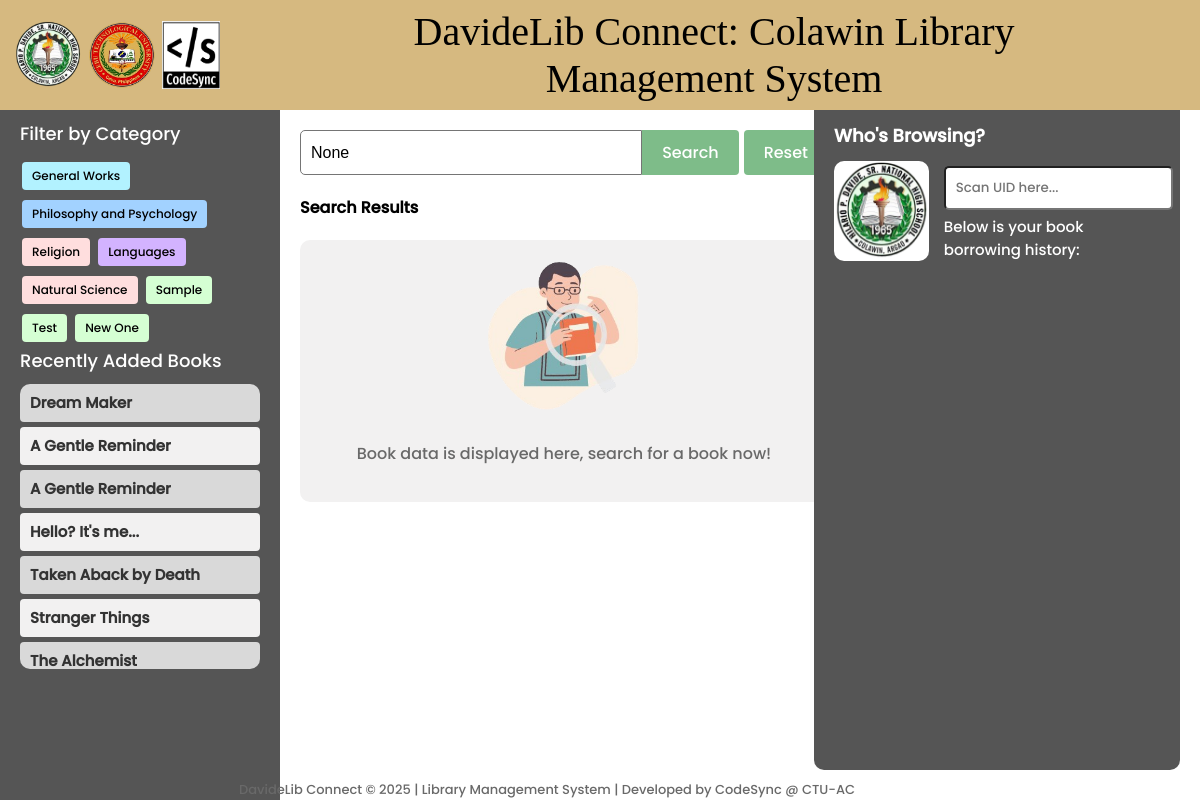
The app's page /, older data.
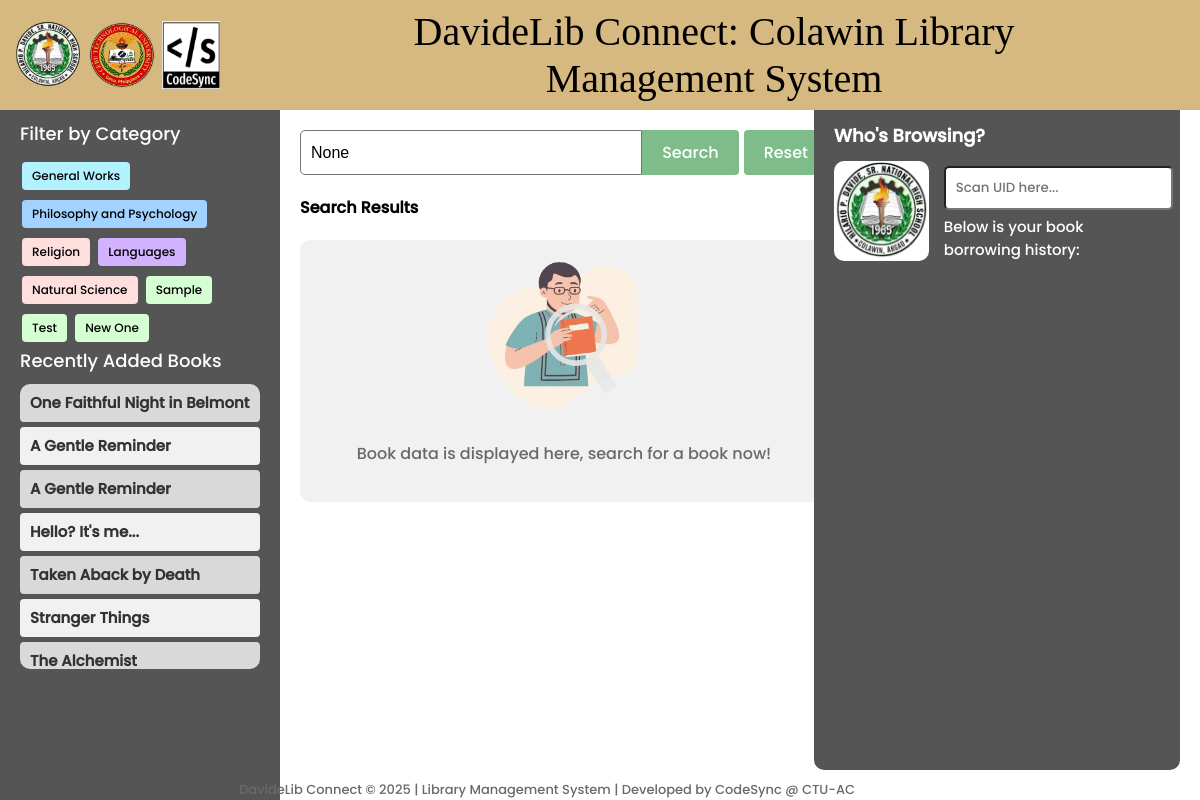
The same page, newer data.
### library/models.py (models this page shows, shortened)
class Category(models.Model):
    name = models.CharField(max_length=100, unique=True)

class BookInventory(models.Model):
    book_number = models.CharField(max_length=10, primary_key=True)
    record_date = models.DateTimeField(auto_now_add=True)
    class_field = models.CharField(max_length=100, blank=True, null=True)
    author = models.CharField(max_length=200, blank=True, null=True)
    book_title = models.CharField(max_length=200)
    edition = models.CharField(max_length=50, blank=True, null=True)
    volume = models.CharField(max_length=50, blank=True, null=True)
    pages = models.IntegerField(blank=True, null=True)
    quantity = models.PositiveIntegerField(default=1)
    fund_source = models.CharField(max_length=100, blank=True, null=True)
    price = models.DecimalField(max_digits=10, decimal_places=2, blank=True, null=True)
    publisher = models.CharField(max_length=200, blank=True, null=True)
    year = models.IntegerField(blank=True, null=True)
    remark = models.TextField(blank=True, null=True)
    category = models.ForeignKey(Category, on_delete=models.CASCADE)
    location = models.TextField(blank=True, null=True)
    qr_code = models.ImageField(upload_to='qr_codes/', blank=True, null=True)

### library/views.py (the view, shortened to what this page needs)
# urls.py: path('', views.landing, name='landing'),
def landing(request):
    query = request.GET.get('q')
    category_name = request.GET.get('category')  # Get category name from query params
    book_number = request.GET.get('book_number')  # Get book number from query params
    books = BookInventory.objects.all()
    categories = Category.objects.all()
    if category_name:
        books = books.filter(category__name=category_name)  # Filter by category
    if query:
        books = books.filter(
            Q(book_title__icontains=query) |
            Q(author__icontains=query) |
            Q(book_number__icontains=query)
        )
    for book in books:
        try:
            latest_borrow_slip = BorrowSlip.objects.filter(book_number=book.book_number).order_by('-date_borrow').first()
            current_date = timezone.now().date()
            if latest_borrow_slip:
                if latest_borrow_slip.due_date.date() < current_date and not latest_borrow_slip.returned:
                    book.status = 'Overdue'
                elif latest_borrow_slip.returned:
                    book.status = 'Returned'
                else:
                    book.status = 'Borrowed'
            else:
                book.status = 'Available'
        except BorrowSlip.DoesNotExist:
            book.status = 'Available'
    recent_books = BookInventory.objects.order_by('-record_date')[:10]
    for book in recent_books:
        try:
            latest_borrow_slip = BorrowSlip.objects.filter(book_number=book.book_number).order_by('-date_borrow').first()
            current_date = timezone.now().date()
            if latest_borrow_slip:
                if latest_borrow_slip.due_date.date() < current_date and not latest_borrow_slip.returned:
                    book.status = 'Overdue'
                elif latest_borrow_slip.returned:
                    book.status = 'Returned'
                else:
                    book.status = 'Borrowed'
            else:
                book.status = 'Available'
        except BorrowSlip.DoesNotExist:
            book.status = 'Available'
    book_detail = None
    category_counts = BookInventory.objects.values('category__name').annotate(count=Count('book_number')).order_by('category__name')
    categories_with_counts = [entry['category__name'] for entry in category_counts]
    counts = [entry['count'] for entry in category_counts]
    colors = plt.get_cmap('tab20').colors  # Use a colormap with enough distinct colors
    category_colors = dict(zip(categories_with_counts, colors))
    plt.figure(figsize=(14, 6))  # Increase figure width to accommodate legend
    bars = plt.bar(range(len(categories_with_counts)), counts, color=[category_colors[cat] for cat in categories_with_counts])
    plt.xlabel('Category')
    plt.ylabel('Number of Books')
    plt.title('Number of Books by Category')
    plt.xticks(range(len(categories_with_counts)), [''] * len(categories_with_counts))  # Empty labels for now
    handles = [plt.Line2D([0], [0], color=color, lw=4) for color in category_colors.values()]
    plt.legend(handles, category_colors.keys(), loc='center left', bbox_to_anchor=(1, 0.5))
    buffer = BytesIO()
    plt.savefig(buffer, format='png', bbox_inches='tight')
    buffer.seek(0)
    image_png = buffer.getvalue()
    buffer.close()
    graph = base64.b64encode(image_png).decode('utf-8')
    return render(request, 'library/landing.html', {
        'books': books,  # Pass filtered books to the template
        'query': query,
        'recent_books': recent_books,
        'book_detail': book_detail,
        'graph': graph,
        'categories': categories,
        'category_name': category_name,  # Pass the category name to the template
    })

### library/context_processors.py (called while the page is built)
def navbar_context(request):
    username = None
    if request.user.is_authenticated:
        username = request.user.username
    return {'username': username}

### library/templates/library/landing.html (shortened to what the changed rows need)
{% extends 'main.html' %}
{% load static %}
{% block content %}
<div class="sidebar">
    <div class="category-button-container">
        {% for category in categories %}
            <a href="{% url 'landing' %}?category={{ category.name }}"
            class="category-button" data-category-name="{{ category.name }}">
                {{ category.name }}
            </a>
        {% empty %}
            <div style="margin: 5px; padding: 10px; color: gray;">No categories available</div>
        {% endfor %}
    </div>
    <div class="book-item-container">
        {% for recent_book in recent_books %}
            <a href="{% url 'landing' %}?book_number={{ recent_book.book_number }}"
               class="book-item {% if forloop.counter|divisibleby:2 %}even-row{% else %}odd-row{% endif %}"
               style="text-decoration: none; color: black; margin-bottom: 5px;">
                <div class="book-title" style="font-size: 15px;">
                    {{ recent_book.book_title }}
                </div>
            </a>
        {% endfor %}
    </div>
</div>
<div class="main-content">
    <div class="side-container">
        <div class="section-label" style="color: white; font-weight: lighter;">
            <h1 style="font-size: 18px;">Who's Browsing?</h1>
        </div>
    </div>
</div>
{% endblock content %}

Row changes from the older to the newer data that the page shows:
removed BookInventory: book_title "Dream Maker"
added BookInventory: book_title "One Faithful Night in Belmont"
